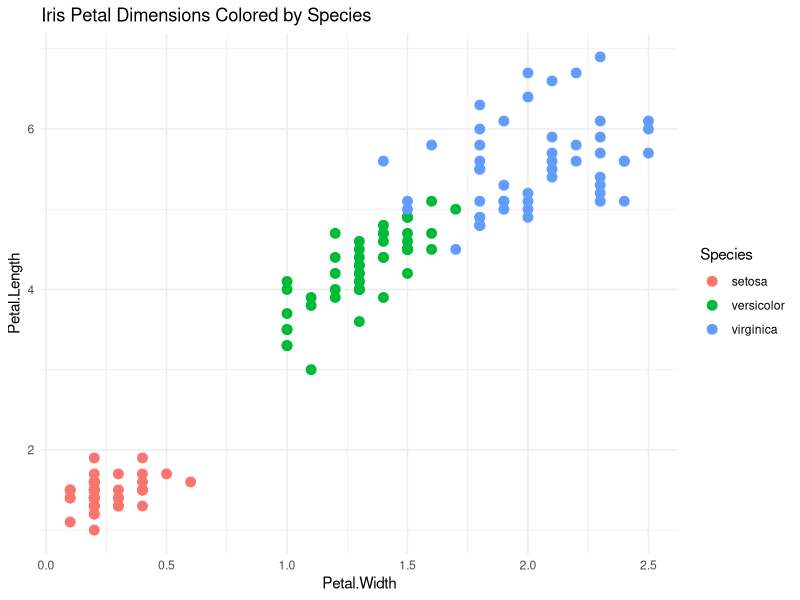

R code for this plot:
# Load necessary library
library(ggplot2)

# Loading the iris dataset
data(iris)

# Create a scatter plot with colors representing species
ggplot(iris, aes(x = Petal.Width, y = Petal.Length, color = Species)) +
  geom_point(size = 3) +
  ggtitle("Iris Petal Dimensions Colored by Species") +
  theme_minimal()
